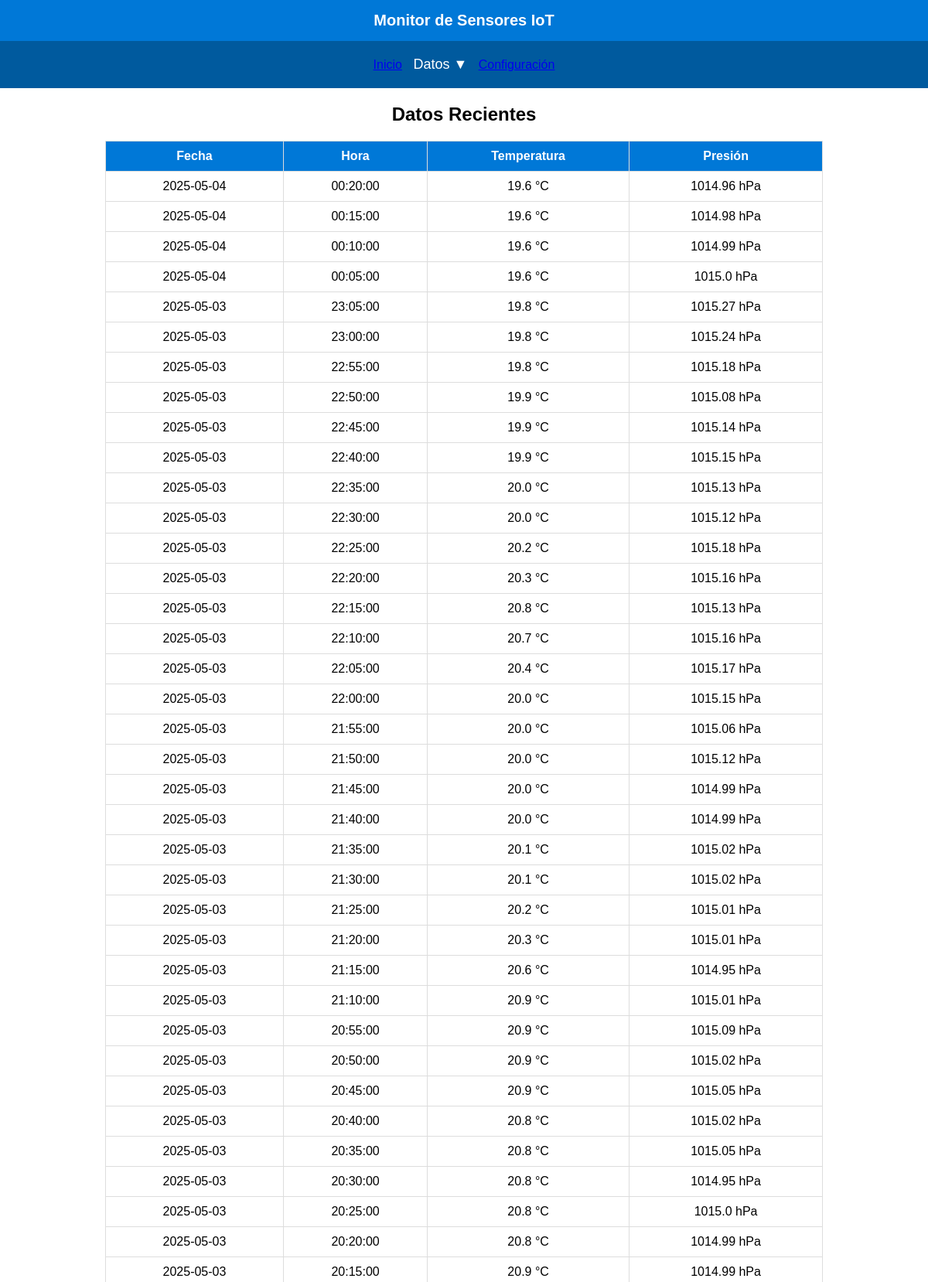
The app's page /consultar (upper part) with its own data.
### tables this page shows
CREATE TABLE datos (
                        id INTEGER PRIMARY KEY AUTOINCREMENT,
                        fecha TEXT,
                        hora TEXT,
                        temperatura REAL,
                        presion REAL);

### server.py (the view)
@app.route('/consultar', methods=['GET'])
def consultar_datos():
    rango_horas = request.args.get('rango', default=72, type=int)  # Captura el parámetro de filtro (72h por defecto)
    ahora = datetime.now()
    limite_tiempo = ahora - timedelta(hours=rango_horas)
    fecha_limite = limite_tiempo.strftime("%Y-%m-%d")
    hora_limite = limite_tiempo.strftime("%H:%M:%S")
    conn = sqlite3.connect(DATABASE)
    cursor = conn.cursor()
    cursor.execute('''
        SELECT fecha, hora, temperatura, presion
        FROM datos
        WHERE (strftime("%Y-%m-%d %H:%M:%S", fecha || " " || hora) >= ?)
        ORDER BY fecha DESC, hora DESC
    ''', (fecha_limite + " " + hora_limite,))
    datos = cursor.fetchall()
    conn.close()
    return render_template('index_desarrollo.html', datos=datos, rango=rango_horas)

### templates/index_desarrollo.html (shortened to what this page needs)
<!DOCTYPE html>
<html lang="es">
<head>
</head>
<body>
    <header>Monitor de Sensores IoT</header>
    <nav>
        <a href="/">Inicio</a>
        <div class="dropdown">
            <button class="dropbtn">Datos ▼</button>
        </div>
        <a href="#">Configuración</a>
    </nav>
    <main>
        <h2>Datos Recientes</h2>
        <table>
            <tr>
                <th>Fecha</th>
                <th>Hora</th>
                <th>Temperatura</th>
                <th>Presión</th>
            </tr>
            {% for dato in datos %}
            <tr>
                <td>{{ dato[0] }}</td>
                <td>{{ dato[1] }}</td>
                <td>{{ dato[2] }} °C</td>
                <td>{{ dato[3] }} hPa</td>
            </tr>
            {% endfor %}
        </table>
    </main>
</body>
</html>

### templates/index_desarrollo.html (style rules this page uses)
* { margin: 0; padding: 0; box-sizing: border-box; font-family: Arial, sans-serif; }
body { display: flex; flex-direction: column; min-height: 100vh; }
header { background-color: #0078D7; color: white; padding: 15px; text-align: center; font-size: 20px; font-weight: bold; }
nav { background-color: #005A9E; padding: 10px; text-align: center; }
.dropdown { position: relative; display: inline-block; }
.dropbtn { background-color: #005A9E; color: white; padding: 10px; border: none; cursor: pointer; font-size: 18px; }
main { flex-grow: 1; padding: 20px; text-align: center; }
table { width: 80%; margin: auto; border-collapse: collapse; margin-top: 20px; }
th, td { border: 1px solid #ddd; padding: 10px; text-align: center; }
th { background-color: #0078D7; color: white; }

### records on screen
datos: fecha "2025-05-04", hora "00:20:00", temperatura "19.6", presion "1014.96"
datos: fecha "2025-05-04", hora "00:15:00", temperatura "19.6", presion "1014.98"
datos: fecha "2025-05-04", hora "00:10:00", temperatura "19.6", presion "1014.99"
datos: fecha "2025-05-04", hora "00:05:00", temperatura "19.6", presion "1015.0"
datos: fecha "2025-05-03", hora "23:05:00", temperatura "19.8", presion "1015.27"
datos: fecha "2025-05-03", hora "23:00:00", temperatura "19.8", presion "1015.24"
datos: fecha "2025-05-03", hora "22:55:00", temperatura "19.8", presion "1015.18"
datos: fecha "2025-05-03", hora "22:50:00", temperatura "19.9", presion "1015.08"
datos: fecha "2025-05-03", hora "22:45:00", temperatura "19.9", presion "1015.14"
datos: fecha "2025-05-03", hora "22:40:00", temperatura "19.9", presion "1015.15"
datos: fecha "2025-05-03", hora "22:35:00", temperatura "20.0", presion "1015.13"
datos: fecha "2025-05-03", hora "22:30:00", temperatura "20.0", presion "1015.12"
datos: fecha "2025-05-03", hora "22:25:00", temperatura "20.2", presion "1015.18"
datos: fecha "2025-05-03", hora "22:20:00", temperatura "20.3", presion "1015.16"
datos: fecha "2025-05-03", hora "22:15:00", temperatura "20.8", presion "1015.13"
datos: fecha "2025-05-03", hora "22:10:00", temperatura "20.7", presion "1015.16"
datos: fecha "2025-05-03", hora "22:05:00", temperatura "20.4", presion "1015.17"
datos: fecha "2025-05-03", hora "22:00:00", temperatura "20.0", presion "1015.15"
datos: fecha "2025-05-03", hora "21:55:00", temperatura "20.0", presion "1015.06"
datos: fecha "2025-05-03", hora "21:50:00", temperatura "20.0", presion "1015.12"
datos: fecha "2025-05-03", hora "21:45:00", temperatura "20.0", presion "1014.99"
datos: fecha "2025-05-03", hora "21:40:00", temperatura "20.0", presion "1014.99"
datos: fecha "2025-05-03", hora "21:35:00", temperatura "20.1", presion "1015.02"
datos: fecha "2025-05-03", hora "21:30:00", temperatura "20.1", presion "1015.02"
datos: fecha "2025-05-03", hora "21:25:00", temperatura "20.2", presion "1015.01"
datos: fecha "2025-05-03", hora "21:20:00", temperatura "20.3", presion "1015.01"
datos: fecha "2025-05-03", hora "21:15:00", temperatura "20.6", presion "1014.95"
datos: fecha "2025-05-03", hora "21:10:00", temperatura "20.9", presion "1015.01"
datos: fecha "2025-05-03", hora "20:55:00", temperatura "20.9", presion "1015.09"
datos: fecha "2025-05-03", hora "20:50:00", temperatura "20.9", presion "1015.02"
datos: fecha "2025-05-03", hora "20:45:00", temperatura "20.9", presion "1015.05"
datos: fecha "2025-05-03", hora "20:40:00", temperatura "20.8", presion "1015.02"
datos: fecha "2025-05-03", hora "20:35:00", temperatura "20.8", presion "1015.05"
datos: fecha "2025-05-03", hora "20:30:00", temperatura "20.8", presion "1014.95"
datos: fecha "2025-05-03", hora "20:25:00", temperatura "20.8", presion "1015.0"
datos: fecha "2025-05-03", hora "20:20:00", temperatura "20.8", presion "1014.99"
datos: fecha "2025-05-03", hora "20:15:00", temperatura "20.9", presion "1014.99"
